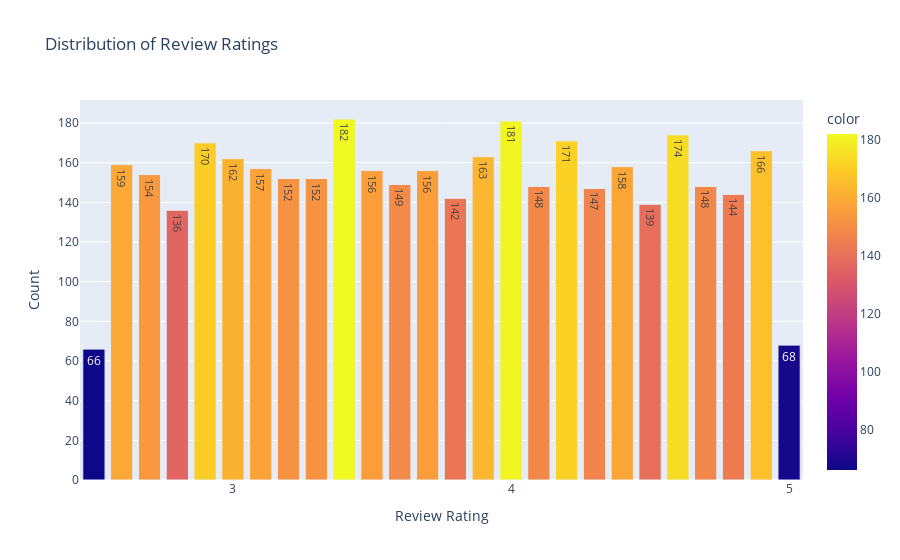

This figure's notebook cell:
### Code cell
import plotly.express as px

rating_counts = df["Review Rating"].value_counts().sort_index()

fig = px.bar(
    rating_counts,
    x=rating_counts.index,
    y=rating_counts.values,
    title="Distribution of Review Ratings",
    labels={"x": "Rating", "y": "Count"},
    text_auto=True,
    color=rating_counts.values  # يعطي تدريج لوني جميل
)
fig.update_traces(marker=dict(line=dict(width=1)))
fig.update_layout(xaxis=dict(dtick=1))
fig.show()

### Figure 1 — Plotly figure (JSON) as saved in the notebook; plotly's stock layout.template omitted (floating-point values rounded to 4 significant figures)
{"data": [{"alignmentgroup": "True", "hovertemplate": "Review Rating=%{x}<br>Count=%{y}<br>color=%{marker.color}<extra></extra>", "legendgroup": "", "marker": {"color": [66, 159, 154, 136, 170, 162, 157, 152, 152, 182, 156, 149, 156, 142, 163, 181, 148, 171, 147, 158, 139, 174, 148, 144, 166, 68], "coloraxis": "coloraxis", "line": {"width": 1}, "pattern": {"shape": ""}}, "name": "", "offsetgroup": "", "orientation": "v", "showlegend": false, "textposition": "auto", "texttemplate": "%{y}", "type": "bar", "x": [2.5, 2.6, 2.7, 2.8, 2.9, 3, 3.1, 3.2, 3.3, 3.4, 3.5, 3.6, 3.7, 3.8, 3.9, 4, 4.1, 4.2, 4.3, 4.4, 4.5, 4.6, 4.7, 4.8, 4.9, 5], "xaxis": "x", "y": [66, 159, 154, 136, 170, 162, 157, 152, 152, 182, 156, 149, 156, 142, 163, 181, 148, 171, 147, 158, 139, 174, 148, 144, 166, 68], "yaxis": "y"}], "layout": {"barmode": "relative", "coloraxis": {"colorbar": {"title": {"text": "color"}}, "colorscale": [[0, "#0d0887"], [0.1111, "#46039f"], [0.2222, "#7201a8"], [0.3333, "#9c179e"], [0.4444, "#bd3786"], [0.5556, "#d8576b"], [0.6667, "#ed7953"], [0.7778, "#fb9f3a"], [0.8889, "#fdca26"], [1, "#f0f921"]]}, "legend": {"tracegroupgap": 0}, "title": {"text": "Distribution of Review Ratings"}, "xaxis": {"anchor": "y", "domain": [0, 1], "dtick": 1, "title": {"text": "Review Rating"}}, "yaxis": {"anchor": "x", "domain": [0, 1], "title": {"text": "Count"}}}}
